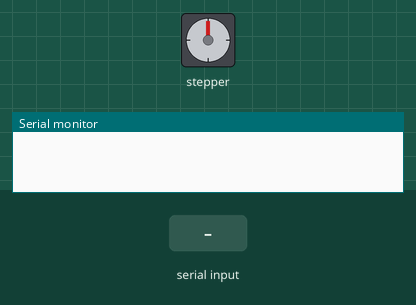
A sketch run on a simulated Arduino Uno, built with avr-gcc and run on an emulated ATmega328P. Parts: stepper motor, the last lines printed to the serial monitor. The test bench sets the inputs (shaded band). Stepper angles assume 20 steps per turn.

Above: at 1.2 s.
1.3 s: "c" received over Serial
At 1.45 s:
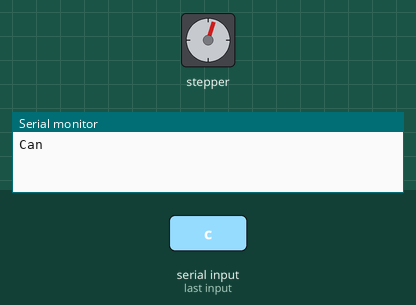
Timing chart, 0 to 8.3 s (numbered marks = the images above; inputs shaded):
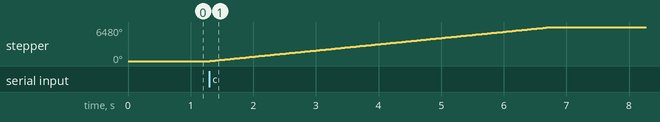

Measured:
- after the input at 1.3 s, stepper: turns 6480° clockwise in 5.5 s, starting at once

The sketch:

SteppingMotor.ino
```cpp
#include <AFMotor.h>

AF_Stepper motor(20,2);

void setup() {
  Serial.begin(9600);
  motor.setSpeed(200);
}

void loop() {

  if(Serial.available()>0)
  {
    char CoP = Serial.read();
    if (CoP == 'c')
    {
      Serial.println("Can");
      motor.step(360, FORWARD, SINGLE);
      while (Serial.read() == 'c');
    }
    else if (CoP == 'p')
    {
      Serial.println("Plastic");
      motor.step(360,BACKWARD,SINGLE);
      while (Serial.read() == 'p');
    }
  }
}
```
